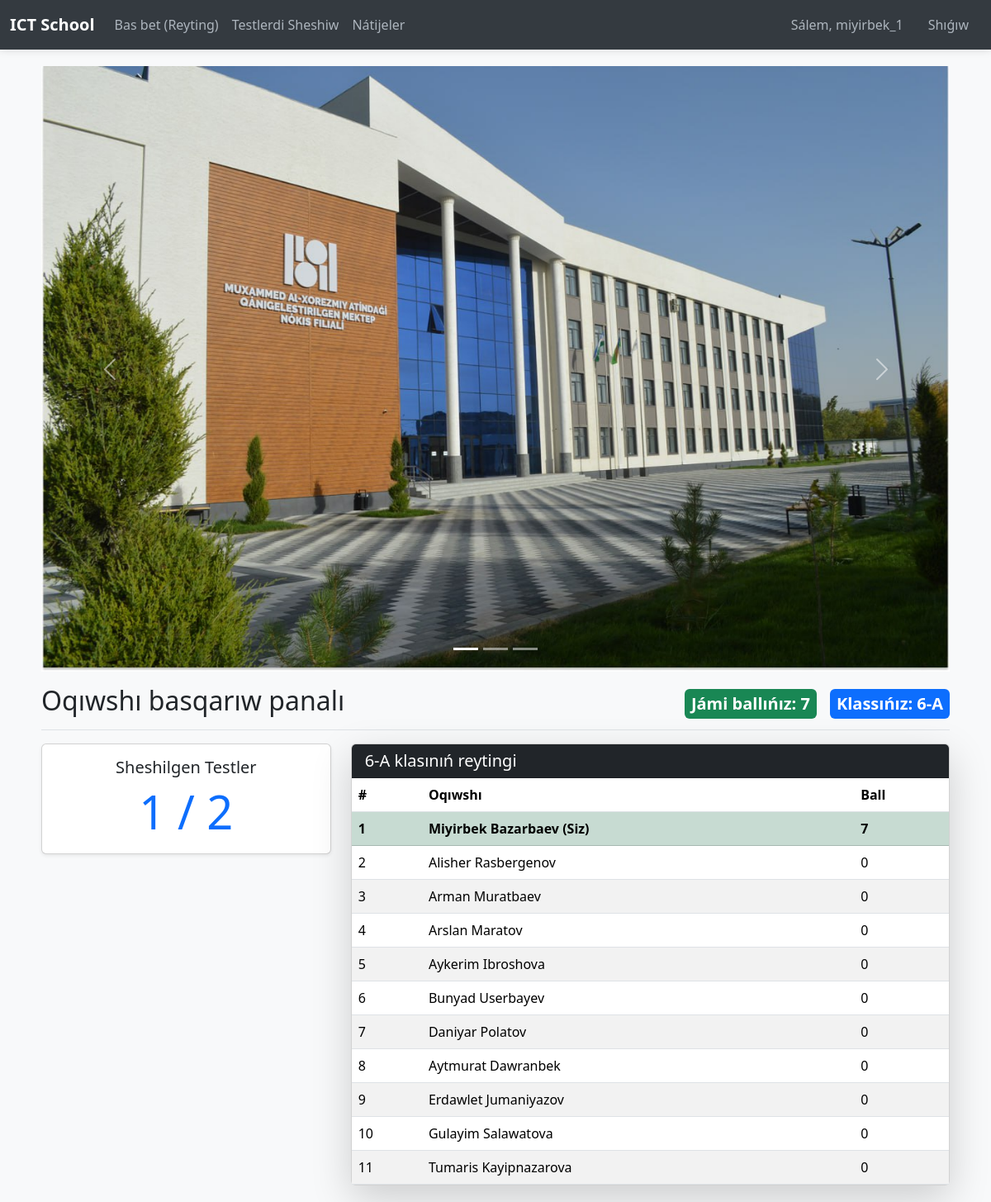
The app's page /student/dashboard/ (signed in), older data.
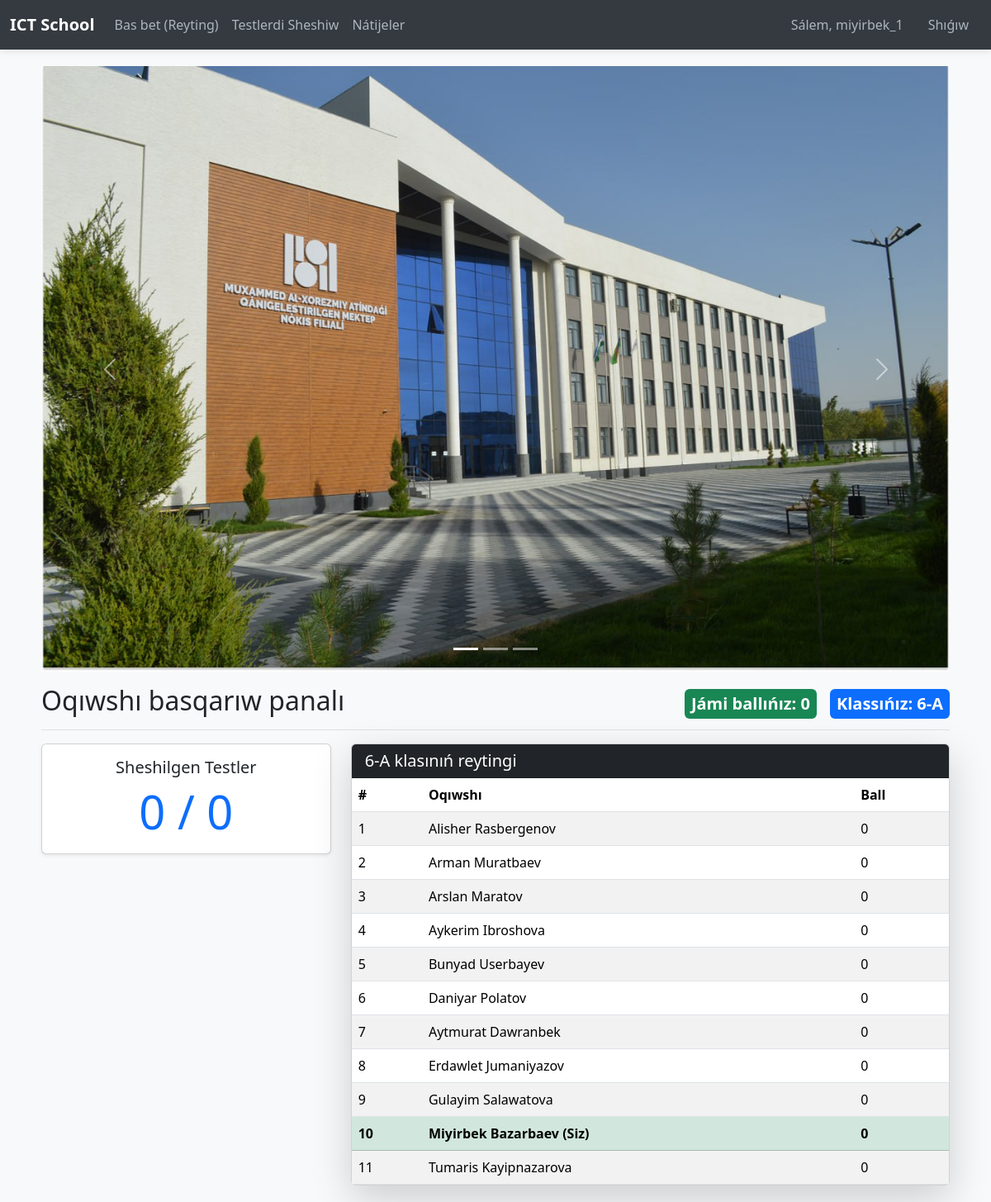
The same page, newer data.
### core/models.py (models this page shows, shortened)
class StudentProfile(models.Model):
    user = models.OneToOneField(CustomUser, on_delete=models.CASCADE, primary_key=True)
    sinf = models.ForeignKey(Sinf, on_delete=models.SET_NULL, null=True, blank=True)
    total_points = models.IntegerField(default=0)  # Rating uchun ishlatiladigan umumiy ball
    class Meta:
        verbose_name = "O'quvchi Profili"
        verbose_name_plural = "O'quvchilar Profillari"

class CustomUser(AbstractUser):
    is_student = models.BooleanField(default=False)
    is_admin = models.BooleanField(default=False)

### core/views.py (the view)
# urls.py: path('student/dashboard/', views.student_dashboard, name='student_dashboard'),
@login_required
@user_passes_test(is_student)
def student_dashboard(request):
    student_profile = get_object_or_404(StudentProfile, user=request.user)
    student_sinf = student_profile.sinf
    if student_sinf:
        rating_list = StudentProfile.objects.filter(sinf=student_sinf).order_by('-total_points')
        rank = 0
        for i, profile in enumerate(rating_list):
            if profile.user.id == request.user.id:
                rank = i + 1
                break
    else:
        rating_list = None
        rank = 0
    all_tests = Test.objects.filter(sinf=student_sinf).count() if student_sinf else 0
    solved_tests = TestResult.objects.filter(student=student_profile).count()
    context = {
        'student_profile': student_profile,
        'sinf_nomi': student_sinf.nom if student_sinf else "Klass belgilenbegen",
        'rating_list': rating_list,
        'my_rank': rank,
        'all_tests_count': all_tests,
        'solved_tests_count': solved_tests,
    }
    return render(request, 'core/student_dashboard.html', context)

### core/views.py (called while the page is built)
def is_student(user):
    return user.is_authenticated and user.is_student

### test_tizimi/templates/core/student_dashboard.html (shortened to what this page needs)
{% extends 'base.html' %}
{% block content %}
{% load static %}
<div id="carouselExampleIndicators" class="carousel slide">
  <div class="carousel-indicators">
    <button type="button" data-bs-target="#carouselExampleIndicators" data-bs-slide-to="0" class="active" aria-current="true" aria-label="Slide 1"></button>
    <button type="button" data-bs-target="#carouselExampleIndicators" data-bs-slide-to="1" aria-label="Slide 2"></button>
    <button type="button" data-bs-target="#carouselExampleIndicators" data-bs-slide-to="2" aria-label="Slide 3"></button>
  </div>
  <div class="carousel-inner">
    <div class="carousel-item active">
      <img src="../../static/img/mektep.jpg" class="d-block w-100" alt="...">
    </div>
  </div>
  <button class="carousel-control-prev" type="button" data-bs-target="#carouselExampleIndicators" data-bs-slide="prev">
    <span class="carousel-control-prev-icon" aria-hidden="true"></span>
  </button>
  <button class="carousel-control-next" type="button" data-bs-target="#carouselExampleIndicators" data-bs-slide="next">
    <span class="carousel-control-next-icon" aria-hidden="true"></span>
  </button>
</div>
<div class="d-flex justify-content-between flex-wrap flex-md-nowrap align-items-center pt-3 pb-2 mb-3 border-bottom">
    <h1 class="h2">Oqıwshı basqarıw panalı</h1>
    <div class="btn-toolbar mb-2 mb-md-0">
        <span class="badge bg-success p-2 fs-5 me-3">Jámi ballıńız: {{ student_profile.total_points }}</span>
        <span class="badge bg-primary p-2 fs-5">Klassıńız: {{ sinf_nomi }}</span>
    </div>
</div>
<div class="row">
    <div class="col-md-4 mb-4">
        <div class="card text-center shadow-sm">
            <div class="card-body">
                <h5 class="card-title">Sheshilgen Testler</h5>
                <p class="card-text display-4 text-primary">{{ solved_tests_count }} / {{ all_tests_count }}</p>
            </div>
        </div>
    </div>
    <div class="col-md-8">
        <div class="card shadow-lg">
            <div class="card-header bg-dark text-white">
                <h5 class="mb-0">{{ sinf_nomi }} klasınıń reytingi </h5>
            </div>
            <div class="card-body p-0">
                {% if rating_list %}
                <table class="table table-striped table-hover mb-0">
                    <thead>
                        <tr>
                            <th>#</th>
                            <th>Oqıwshı</th>
                            <th>Ball</th>
                        </tr>
                    </thead>
                    <tbody>
                        {% for profile in rating_list %}
                        <tr {% if profile.user.id == request.user.id %}class="table-success fw-bold"{% endif %}>
                            <td>{{ forloop.counter }}</td>
                            <td>{{ profile.user.get_full_name|default:profile.user.username }}
                                {% if profile.user.id == request.user.id %}(Siz){% endif %}
                            </td>
                            <td>{{ profile.total_points }}</td>
                        </tr>
                        {% endfor %}
                    </tbody>
                </table>
                {% else %}
                <div class="p-3 text-center">Klasıńızǵa tiyisli oqıwshılar tabılmadı yaki klasıńız belgilenbegen.</div>
                {% endif %}
            </div>
        </div>
    </div>
</div>
{% endblock %}

Row changes from the older to the newer data that the page shows:
changed StudentProfile "Miyirbek Bazarbaev": total_points "7" → "0"; moves down the list
Text that changed along with them:
{{ solved_tests_count }}: "1" → "0"
{{ all_tests_count }}: "2" → "0"
